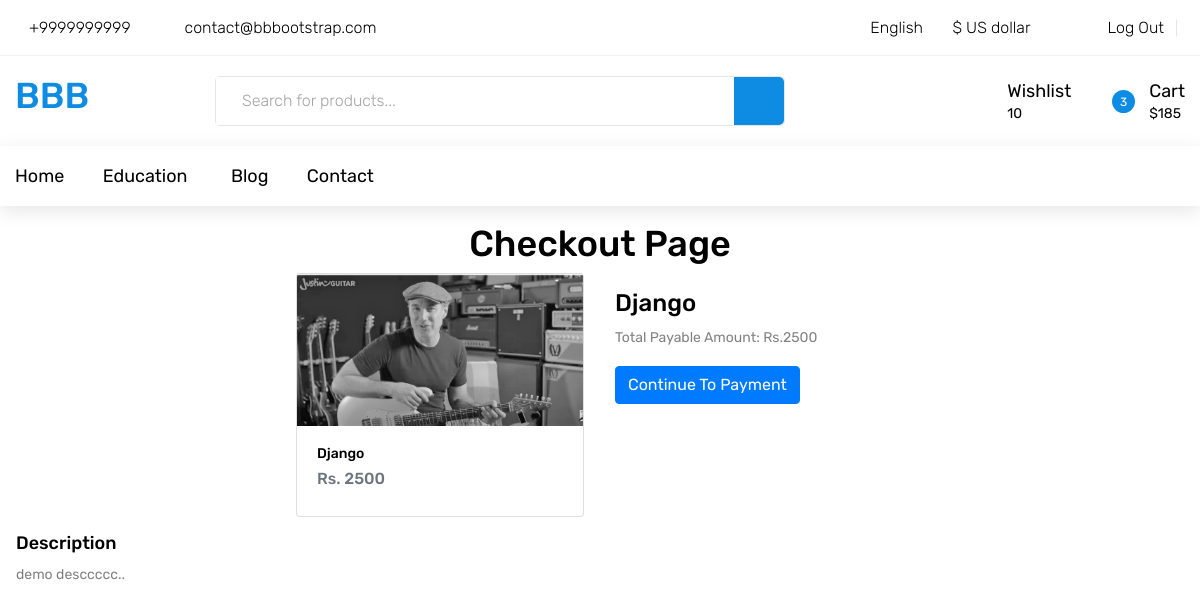
/checkout/django_cource (signed in), run on the app's committed database.
### cources/models/cource.py (models this page shows, shortened)
class Cource(models.Model):
    name = models.CharField(max_length = 50, null = False)
    slug = models.CharField(max_length = 50, null = False, unique = True)
    desc = models.TextField(max_length=500, null=True)
    prince = models.IntegerField(null=False)
    discount = models.IntegerField(null=False, default=0)
    active = models.BooleanField(default = False)
    thumbnail = models.ImageField(upload_to='files/thumbnail')
    date = models.DateTimeField(auto_now_add = True)
    resource = models.FileField(upload_to='files/resources')
    length = models.IntegerField(null=False)

### cources/views/cource_checkout.py (the view, shortened to what this page needs)
# urls.py: path('checkout/<str:slug>',cource_checkout.checkout,name='checkout'),
def checkout(request, slug):
    cource = Cource.objects.get(slug=slug)
    user = None
    if not request.user.is_authenticated:
        return redirect('login')
    user = request.user
    action = request.GET.get('action')
    order = None
    error_msg = None
    data = {'cources':cource,
            'order':order,
            'error_msg': error_msg
            }
    return render(request, 'cources/checkout.html', data)

### cources/templates/cources/checkout.html (shortened to what this page needs)
{% extends './base.html' %}
{% block content %}
<div class="container">
    <h2 class="text-center">Checkout Page</h2>
</div>
<div class="row">
    <div class="col mr-auto">
        <div class="float-right">
            <div class="card" style="width: 18rem;">
                <img src="{{cources.thumbnail.url}}" class="card-img-top" alt="...">
                <div class="card-body">
                    <h5 class="card-title">{{cources.name}}</h5>
                    <h6 class="card-subtitle mb-2 text-muted">Rs. {{cources.prince}}</h6>
                </div>
            </div>
        </div>
    </div>
    <div class="col p-3">
        <h3>{{cources.name}}</h3>
        <p>Total Payable Amount: Rs.{{cources.prince}}</p>
        <a href="?action=create_payment" class="btn btn-primary">Continue To Payment</a>
    </div>
</div>
<div>
    <h4 class="ml-3 mt-3">Description</h4>
    <p class="card-text ml-3 ">{{cources.desc}}</p>
</div>
{% endblock %}

### cources/templates/cources/base.html (style rules this page uses)
* { margin: 0; padding: 0; -webkit-font-smoothing: antialiased; -webkit-text-shadow: rgba(0, 0, 0, .01) 0 0 1px; text-shadow: rgba(0, 0, 0, .01) 0 0 1px; }
body { font-family: 'Rubik', sans-serif; font-size: 14px; font-weight: 400; background: #FFFFFF; color: #000000; }
p { font-family: 'Rubik', sans-serif; font-size: 14px; line-height: 1.7; font-weight: 400; color: #828282; -webkit-font-smoothing: antialiased; -webkit-text-shadow: rgba(0, 0, 0, .01) 0 0 1px; text-shadow: rgba(0, 0, 0, .01) 0 0 1px; }
h2 { font-size: 36px; }
h3 { font-size: 24px; }
h4 { font-size: 18px; }
h5 { font-size: 14px; }
h1, h2, h3, h4, h5, h6 { font-family: 'Rubik', sans-serif; font-weight: 500; -webkit-font-smoothing: antialiased; -webkit-text-shadow: rgba(0, 0, 0, .01) 0 0 1px; text-shadow: rgba(0, 0, 0, .01) 0 0 1px; }
@media (min-width: 1200px) { .container { max-width: 1300px !important; } }

### data on the page
Cource: thumbnail (picture), name "Django", prince "2500", desc "demo desccccc.."
